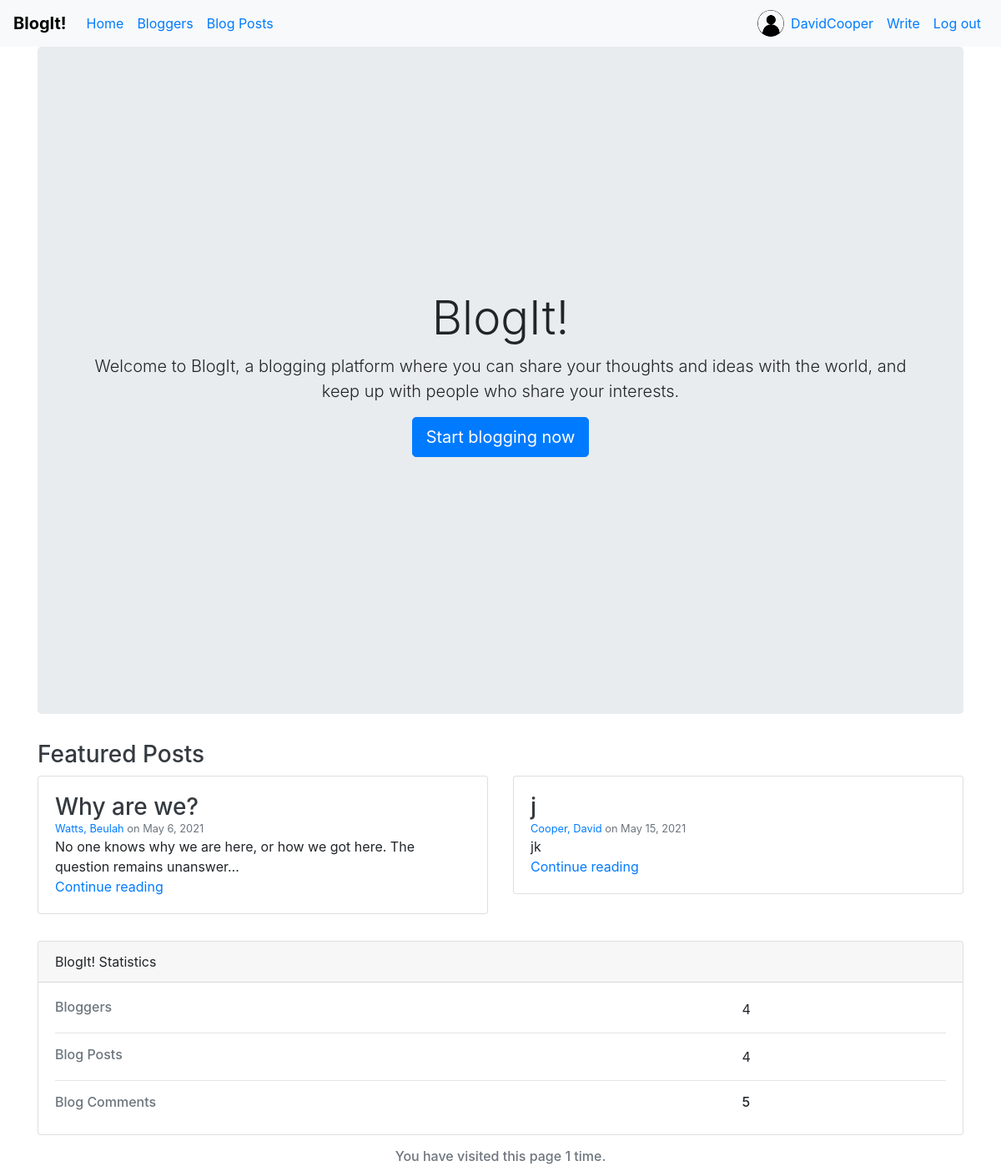
Screenshot of /blog/ (signed in) with the database file from the repository.
### blog/models.py (models this page shows, shortened)
class BlogPost(models.Model):
    title = models.CharField(max_length=100, help_text="Enter a short and crisp title here.")
    description = models.TextField(max_length=2000, help_text="Write your thoughts in detail here.")
    author = models.ForeignKey(BlogAuthor, on_delete=models.SET_NULL, null=True)
    post_date = models.DateField(default=date.today)
    categories = models.ManyToManyField(BlogCategory, blank=True,
                                        help_text=mark_safe("Select zero or more categories, or <a href='/blog/blog/category-create/'>click here</a> to create a new category."))
    class Meta:
        ordering = ["-post_date"]
    def get_absolute_url(self):
        return reverse('blogpost-detail', args=[str(self.id)])

class BlogAuthor(models.Model):
    user = models.OneToOneField(User, on_delete=models.CASCADE, null=True)
    bio = models.TextField(max_length=200, null=True, blank=True, help_text="Write a few words about yourself here...")
    location = models.CharField(max_length=30, null=True, blank=True)
    date_of_birth = models.DateField(null=True, blank=True)
    date_of_death = models.DateField(null=True, blank=True)
    class Meta:
        ordering = ['user', 'bio']
    def get_absolute_url(self):
        return reverse('blogger-detail', args=[str(self.id)])
        pass
    def __str__(self):
        return f'{self.user.last_name}, {self.user.first_name}'

### blog/views.py (the view)
# urls.py: path('', views.index, name='index'),
def index(request):
    items = list(BlogPost.objects.all())
    featured_blogposts = None
    try:
        featured_blogposts = random.sample(items, 2)
    except ValueError as err:
        print("ValueError: ", err)
    num_blogauthors = BlogAuthor.objects.all().count()
    num_blogposts = BlogPost.objects.all().count()
    num_blogcomments = BlogComment.objects.all().count()
    num_visits = request.session.get('num_visits', 1)
    request.session['num_visits'] = num_visits + 1
    context = {
        'featured_blogposts': featured_blogposts,
        'num_blogauthors'   : num_blogauthors,
        'num_blogposts'     : num_blogposts,
        'num_blogcomments'  : num_blogcomments,
        'num_visits'        : num_visits
    }
    return render(request, 'index.html', context=context)

### blog/templates/index.html (shortened to what this page needs)
{% extends "base_generic.html" %}  {% block content %}
<div class="jumbotron d-flex align-items-center min-vh-100">
    <div class="container text-center">
        <h1 class="display-4">BlogIt!</h1>
        <p class="lead">Welcome to BlogIt, a blogging platform where you can share your thoughts and ideas with the world, and keep up with people who share your interests.</p>
        <p class="lead">
            <a class="btn btn-primary btn-lg" href="{% url 'blogpost-create' %}" role="button">Start blogging now</a>
        </p>
    </div>
</div>
<h3 class="text-dark">Featured Posts</h3>
{% if featured_blogposts %}
<div class="row mb-2">
    {% for blogpost in featured_blogposts %}
    <div class="col-md-6">
        <div class="card flex-md-row mb-4 box-shadow h-md-250">
            <div class="card-body d-flex flex-column align-items-start">
                <h3 class="mb-0">
                    <a class="text-dark" href="{{ blogpost.get_absolute_url }}">{{ blogpost.title }}</a>
                </h3>
                <small class="text-muted"><a href="{{ blogpost.author.get_absolute_url }}">{{ blogpost.author }}</a> on {{ blogpost.post_date }}</small>
                <p class="card-text mb-auto">{{ blogpost.description | truncatechars:80 }}</p>
                <a href="{{ blogpost.get_absolute_url }}">Continue reading</a>
            </div>
        </div>
    </div>
    {% endfor %}
</div>
{% else %}
<h6 class="text-muted">No featured posts yet..</h6>
{% endif %}
<div class="card mb-3">
    <div class="card-header">BlogIt! Statistics</div>
    <div class="card-body">
        <div class="row">
            <div class="col-sm-9 text-secondary">
                <h6 class="mb-0">Bloggers</h6>
            </div>
            <div class="col-sm-3">{{ num_blogauthors }}</div>
        </div>
        <hr />
        <div class="row">
            <div class="col-sm-9 text-secondary">
                <h6 class="mb-0">Blog Posts</h6>
            </div>
            <div class="col-sm-3">{{ num_blogposts }}</div>
        </div>
        <hr />
        <div class="row">
            <div class="col-sm-9 text-secondary">
                <h6 class="mb-0">Blog Comments</h6>
            </div>
            <div class="col-sm-3">
                <h6>{{ num_blogcomments }}</h6>
            </div>
        </div>
    </div>
</div>
<h6 class="text-center text-muted">You have visited this page {{ num_visits }} time{{ num_visits|pluralize }}.</h6>
{% endblock %}

### blog/templates/base_generic.html (shortened to what this page needs)
<!DOCTYPE html>
<html>
    <head>
        <link rel="stylesheet" href="https://maxcdn.bootstrapcdn.com/bootstrap/4.5.2/css/bootstrap.min.css" />
    </head>
    <body>
        {% block navbar %}
        <nav class="navbar navbar-expand-md navbar-light bg-light">
            <a class="navbar-brand" style="color: #000;" href="{% url 'index' %}"><strong>BlogIt!</strong></a>
            <div class="collapse navbar-collapse" id="navbarNav">
                <ul class="navbar-nav mr-auto">
                    <li class="nav-item">
                        <a class="nav-link text-primary" href="{% url 'index' %}">Home</a>
                    </li>
                    <li class="nav-item">
                        <a class="nav-link text-primary" href="{% url 'bloggers' %}">Bloggers</a>
                    </li>
                    <li class="nav-item">
                        <a class="nav-link text-primary" href="{% url 'blogs' %}">Blog Posts</a>
                    </li>
                </ul>
                <ul class="navbar-nav">
                    {% if user.is_authenticated %}
                    <li class="nav-item">
                        {% load static %}
                        <img class="rounded-circle article-img mt-1" src="{% static 'images/default-avatar.png'%}" alt="current-user" width="32" height="32" />
                    </li>
                    <li class="nav-item"><a class="nav-link text-primary" href="{{ user.blogauthor.get_absolute_url }}"> {{ user.username }}</a></li>
                    <li class="nav-item"><a class="nav-link text-primary" href="{% url 'blogpost-create' %}"> Write </a></li>
                    <li class="nav-item"><a class="nav-link text-primary" href="{% url 'logout'%}">Log out</a></li>
                    {% else %}
                    <li class="nav-item"><a class="nav-link text-primary" href="{% url 'signup'%}">Sign up</a></li>
                    <li class="nav-item"><a class="nav-link text-primary" href="{% url 'login'%}">Log in</a></li>
                    {% endif %}
                </ul>
            </div>
        </nav>
        {% endblock %}
        <div class="container">
            {% block content %}{% endblock %}
        </div>
    </body>
</html>

### rows the page displays
BlogPost: title "Why are we?", author "Watts, Beulah", post_date "May 6, 2021", description "No one knows why we are here, or how we got here. The question remains unanswer…"
BlogPost: title "j", author "Cooper, David", post_date "May 15, 2021", description "jk"

### other values shown
{{ user.username }} "DavidCooper"
{{ num_blogauthors }} "4"
{{ num_blogposts }} "4"
{{ num_blogcomments }} "5"
{{ num_visits }} "1"
